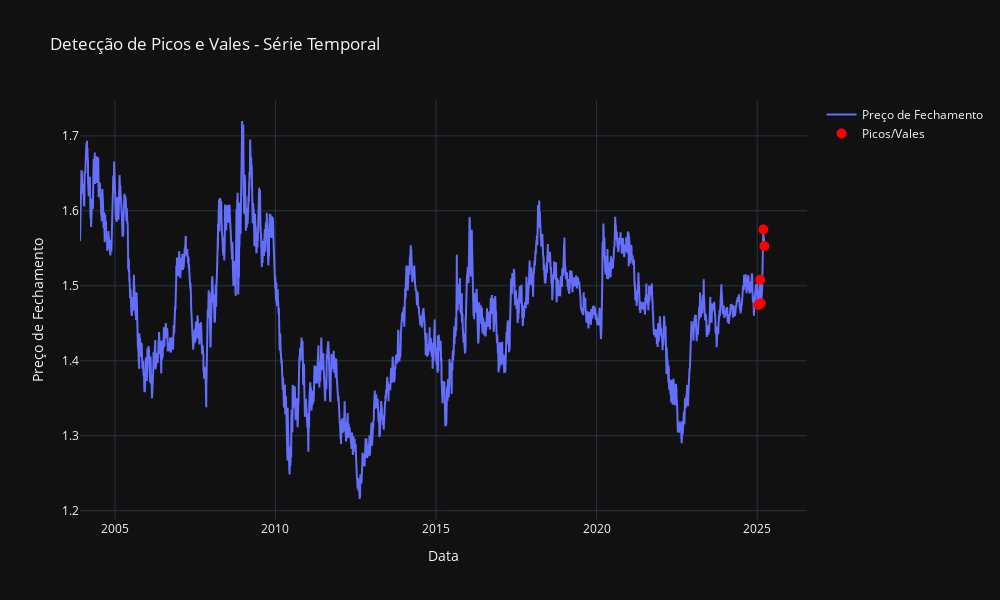

This figure's notebook cell:
### Code cell
import plotly.graph_objects as go

# Criar gráfico com Plotly
fig = go.Figure()

# Linha principal (Série Temporal)
fig.add_trace(go.Scatter(
    x=data_history['Date'], 
    y=data_history['Close'], 
    mode='lines', 
    name='Preço de Fechamento'
))

# Destacar Picos e Vales
fig.add_trace(go.Scatter(
    x=data_history['Date'].iloc[current_idx], 
    y=current_pat, 
    mode='markers', 
    marker=dict(size=10, color='red'), 
    name='Picos/Vales'
))

# Configuração do layout
fig.update_layout(
    title='Detecção de Picos e Vales - Série Temporal',
    xaxis_title='Data',
    yaxis_title='Preço de Fechamento',
    template='plotly_dark',  # Escolha visual moderna e clara
    height=600,
    width=1000
)

# Exibir gráfico
fig.show()

### Figure 1 — Plotly figure (JSON) as saved in the notebook; plotly's stock layout.template omitted (floating-point values rounded to 4 significant figures; data arrays with more than 128 entries replaced by an {"elided": "..."} marker saying what was removed)
{"data": [{"mode": "lines", "name": "Preço de Fechamento", "type": "scatter", "x": {"elided": "5534 str values"}, "y": {"elided": "5534 float values"}}, {"marker": {"color": "red", "size": 10}, "mode": "markers", "name": "Picos/Vales", "type": "scatter", "x": ["2025-01-14 00:00", "2025-02-03 00:00", "2025-02-11 00:00", "2025-03-12 00:00", "2025-03-24 00:00"], "y": [1.474, 1.508, 1.477, 1.575, 1.553]}], "layout": {"height": 600, "title": {"text": "Detecção de Picos e Vales - Série Temporal"}, "width": 1000, "xaxis": {"title": {"text": "Data"}}, "yaxis": {"title": {"text": "Preço de Fechamento"}}}}
